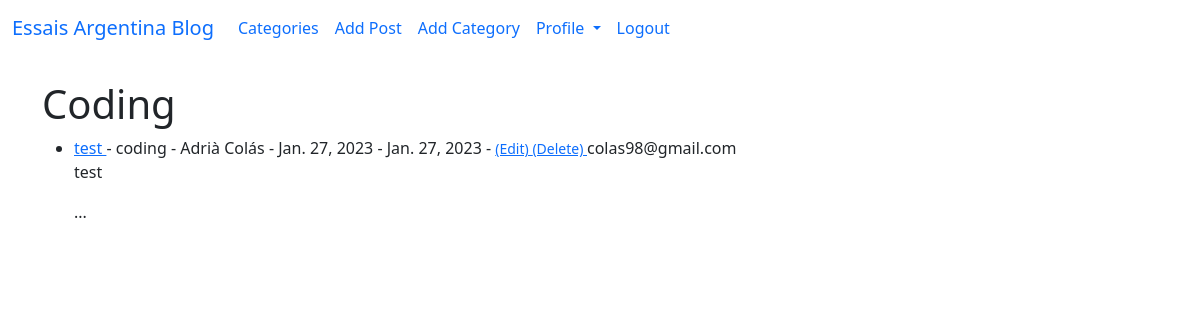
Page /category/coding/ (signed in) on the earlier database version.
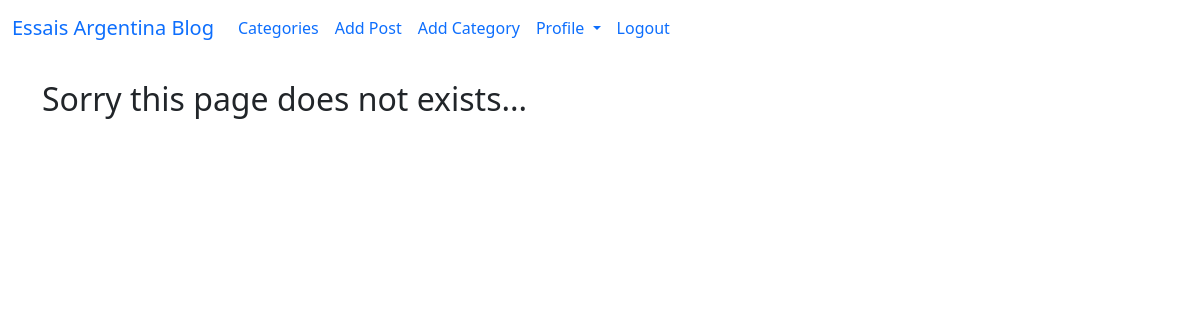
Same page on the later database version.
### theblog/models.py (models this page shows, shortened)
class Post(models.Model):
    title = models.CharField(max_length=255)
    header_image = models.ImageField(null=True, blank=True, upload_to = "images/")
    title_tag = models.CharField(max_length=255)
    author = models.ForeignKey(User, on_delete=models.CASCADE)
    body = RichTextField(blank=True, null=True)
    post_date = models.DateField(auto_now_add=True)
    first_post_date = models.DateField(default = date.today())
    category = models.CharField(max_length= 255, default='uncategorized')
    snippet = models.CharField(max_length= 255)
    likes = models.ManyToManyField(User, related_name = 'blog_posts')

### theblog/views.py (the view)
# urls.py: path('category/<str:cats>/', CategoryView, name='category'),
def CategoryView(request, cats):
    category_posts = Post.objects.filter(category=cats.replace('-', ' '))
    return render(request, 'categories.html', {'cats' : cats.title().replace('-', ' '), 'category_posts' : category_posts})

### theblog/templates/categories.html
{% extends 'base.html' %}
{% block content %}
{% if category_posts %}
    <h1>{{ cats }}</h1>
    <ul>
    {% for post in category_posts %}
                <li><a href="{% url 'article-detail' post.pk %}"> {{ post.title }} </a>
            - {{ post.category }}
            - {{ post.author.first_name }}
            {{post.author.last_name}} -
            {{post.post_date}} -
            {{post.first_post_date}} -
            <small>
            {% if user.is_authenticated %}
                <a href="{% url 'update_post' post.pk %}">(Edit) </a>
                <a href="{% url 'delete_post' post.pk %}">(Delete) </a>
            {% endif %}
            </small> {{post.author.email}}<br/>
            {{ post.body|slice:"200" | safe}}...
        </li>
    {% endfor %}
    </ul>
{% else %}
    <h2> Sorry this page does not exists... </h2>
{% endif %}
{% endblock %}

Differences in the rows shown:
removed Post: category "Coding", title "test", category "coding", author.first_name "Adrià", author.last_name "Colás", post_date "Jan. 27, 2023", first_post_date "Jan. 27, 2023", author.email "colas98@gmail.com", body "test"
Other differences:
text now shown: "Sorry this page does not exists..."
